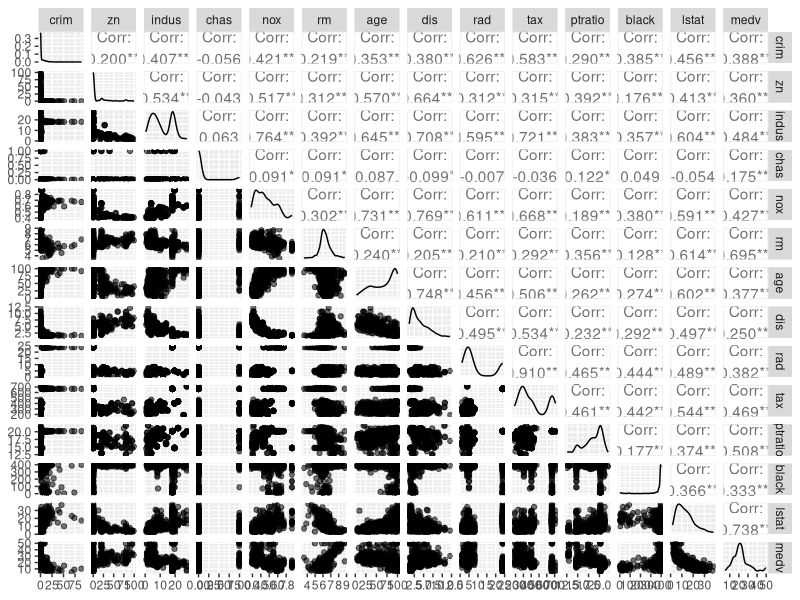
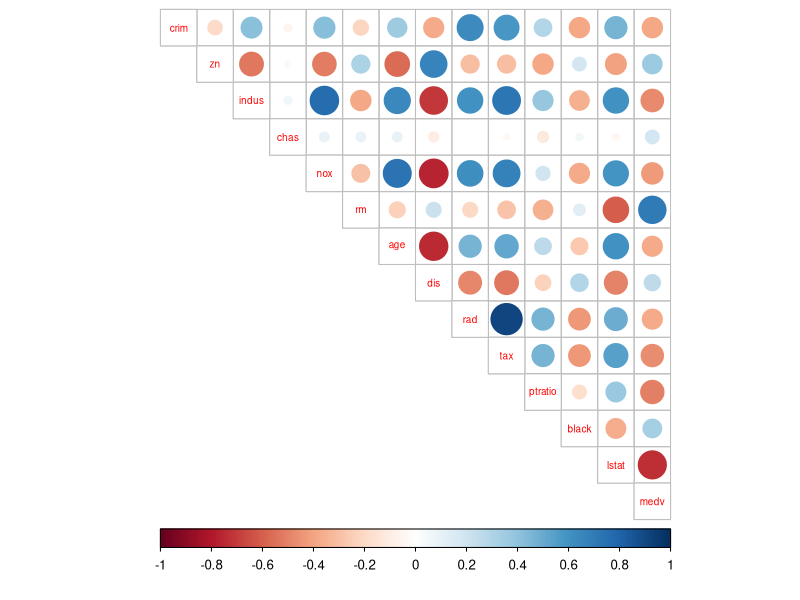
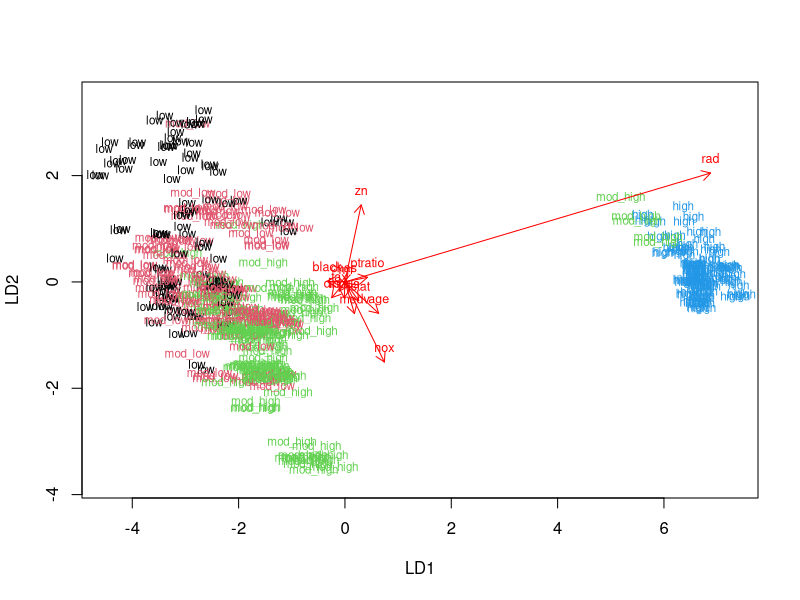
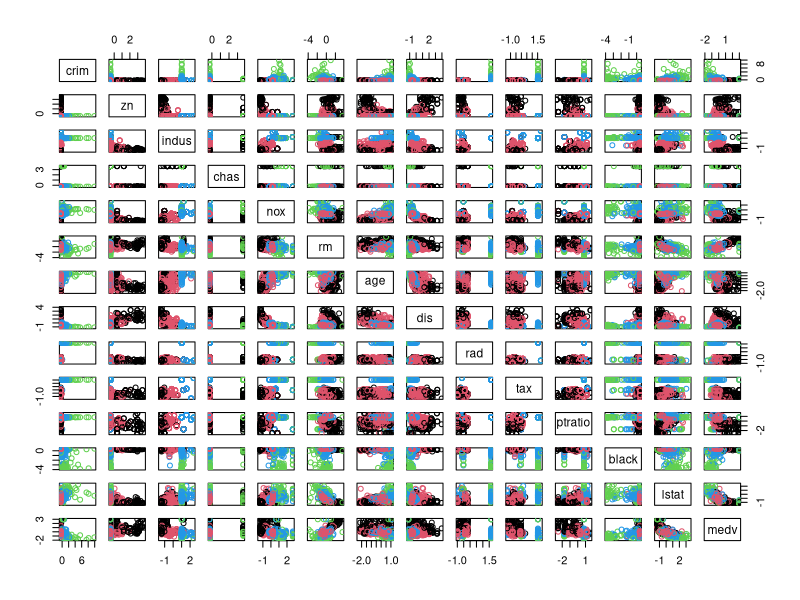

These charts were generated, in order, by the following R code:
## ---- chunk 1
library(MASS)
library(dplyr)
library(GGally)
library(ggplot2)
library(corrplot)
## ---- chunk 2
str(Boston)
dim(Boston)

summary(Boston$crim)

summary(Boston$tax)
## ---- chunk 3
p <- ggpairs(Boston, mapping = aes(alpha = 0.3), lower = list(combo = wrap("facethist", bins = 20)))
p
## ---- chunk 4
cor_matrix <- cor(Boston) %>% round(digits = 2)
cor_matrix
corrplot(cor_matrix, method="circle", type="upper", cl.pos="b", tl.pos="d", tl.cex=0.6)
## ---- chunk 5
myboston_scaled <- scale(Boston)
summary(myboston_scaled)
myboston_scaled <- as.data.frame(myboston_scaled)
## ---- chunk 6
cutoffs <- quantile(myboston_scaled$crim)
labels <- c("low", "mod_low", "mod_high", "high")
crim_cat <- cut(myboston_scaled$crim, breaks=cutoffs, include.lowest = TRUE, label = labels)
table(crim_cat)
## ---- chunk 7
myboston_scaled <- dplyr::select(myboston_scaled, -crim)
myboston_scaled <- data.frame(myboston_scaled, crim_cat)
str(myboston_scaled)
## ---- chunk 8
n <- nrow(myboston_scaled)
eighty_perc <- sample(n, size = n * 0.8)
train <- myboston_scaled[eighty_perc,]
test <- myboston_scaled[-eighty_perc,]
## ---- chunk 9
lda.fit <- lda(crim_cat ~ ., data = train)
lda.fit
## ---- chunk 10
lda.arrows <- function(x, myscale = 0.5, arrow_heads = 0.1, color = "red", tex = 0.75, choices = c(1,2)){
  heads <- coef(x)
  arrows(x0 = 0, y0 = 0, 
         x1 = myscale * heads[,choices[1]], 
         y1 = myscale * heads[,choices[2]], col=color, length = arrow_heads)
  text(myscale * heads[,choices], labels = row.names(heads), 
       cex = tex, col=color, pos=3)
}
classes <- as.numeric(train$crim_cat)
plot(lda.fit, dimen = 2, col = classes, pch = classes)
lda.arrows(lda.fit, myscale = 2)

## ---- chunk 11
correct_classes <- test$crim_cat
test <- dplyr::select(test, -crim_cat)
## ---- chunk 12
lda.pred <- predict(lda.fit, newdata = test)
table(correct = correct_classes, predicted = lda.pred$class)
## ---- chunk 13
total <- c(18+17+14+26+5+1+7+7)
total
## ---- chunk 14
corr <- c(18+17+14+26)
corr
## ---- chunk 15
wrong <- c(5+1+7+7)
wrong
## ---- chunk 16
ratio <- c(corr/total)
ratio
## ---- chunk 17
new_Boston <- Boston
str(new_Boston)
new_Boston_scaled <- scale(new_Boston) %>% as.data.frame()
class(new_Boston_scaled)
str(new_Boston_scaled)
## ---- chunk 18
dist_eu <- dist(new_Boston_scaled)
summary(dist_eu)
head(dist_eu)
## ---- chunk 19
km <-kmeans(dist_eu, centers=4)
pairs(new_Boston_scaled, col = km$cluster)
